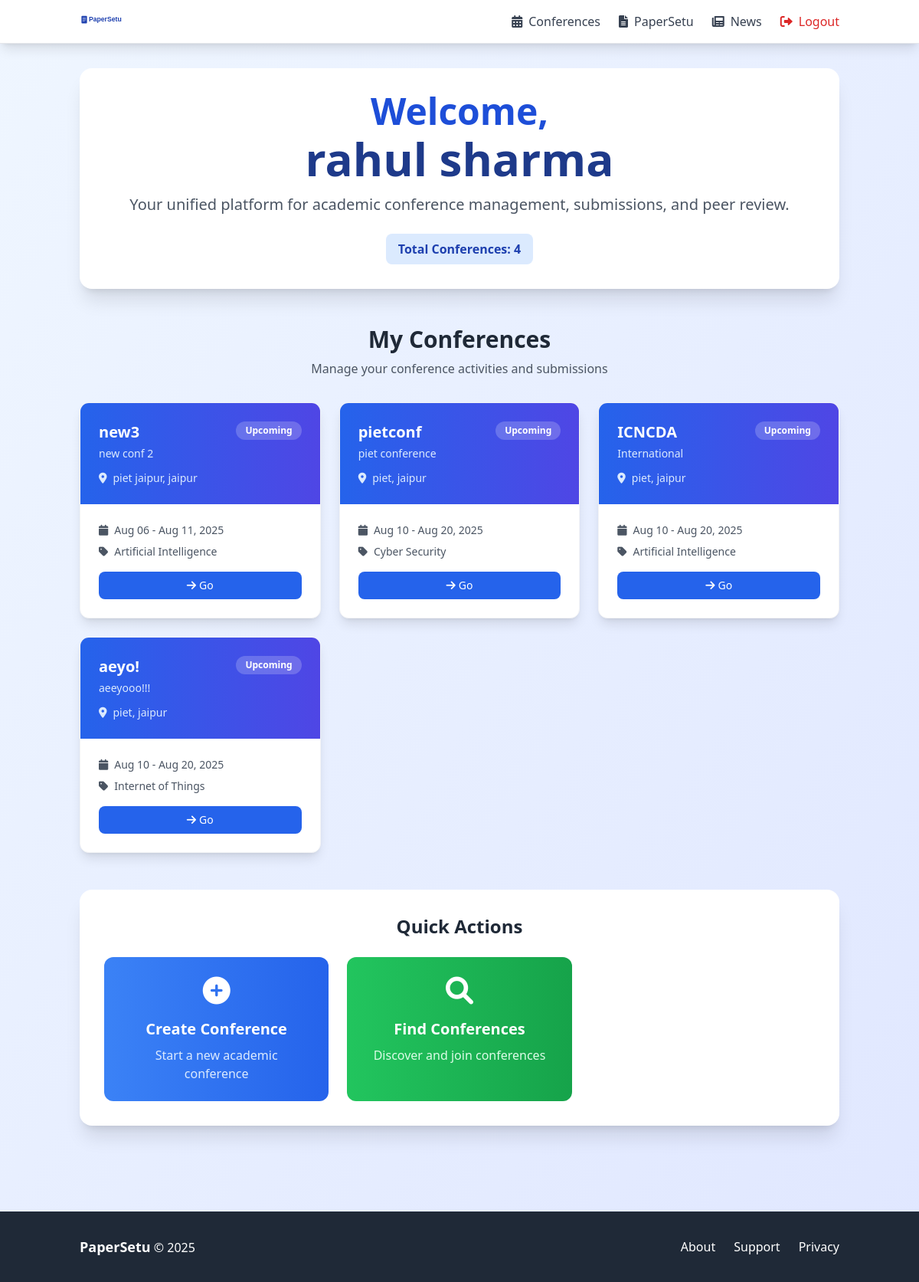
/home/ (signed in), run on the app's committed database.
### accounts/models.py (models this page shows, shortened)
class User(AbstractUser):
    email = models.EmailField(unique=True)
    is_verified = models.BooleanField(default=False)
    otp = models.CharField(max_length=6, blank=True, null=True)
    otp_created_at = models.DateTimeField(blank=True, null=True)

### conference/models.py (models this page shows, shortened)
class Conference(models.Model):
    name = models.CharField(max_length=255)
    acronym = models.CharField(max_length=50, blank=True)
    web_page = models.URLField(blank=True)
    venue = models.CharField(max_length=255, blank=True)
    city = models.CharField(max_length=100, blank=True)
    country = models.CharField(max_length=100, blank=True)
    estimated_submissions = models.IntegerField(null=True, blank=True)
    start_date = models.DateField()
    end_date = models.DateField()
    primary_area = models.CharField(max_length=50, choices=AREA_CHOICES, default='AI')
    secondary_area = models.CharField(max_length=50, choices=AREA_CHOICES, default='AI')
    area_notes = models.TextField(blank=True)
    organizer = models.CharField(max_length=255, blank=True)
    organizer_web_page = models.URLField(blank=True)
    contact_phone = models.CharField(max_length=20, blank=True)
    role = models.CharField(max_length=100, blank=True)
    is_approved = models.BooleanField(default=False)
    requested_by = models.ForeignKey(User, on_delete=models.CASCADE, related_name='requested_conferences', null=True, blank=True)
    description = models.TextField(blank=True)
    chair = models.ForeignKey(User, on_delete=models.CASCADE, related_name='chaired_conferences')
    status = models.CharField(max_length=20, choices=[('upcoming', 'Upcoming'), ('live', 'Live'), ('completed', 'Completed')], default='upcoming')
    invite_link = models.CharField(max_length=255, blank=True)
    created_at = models.DateTimeField(auto_now_add=True)
    paper_submission_deadline = models.DateField(null=True, blank=True)
    paper_format = models.CharField(max_length=10, choices=[('pdf', 'PDF'), ('docx', 'DOCX')], default='pdf')
    contact_email = models.EmailField(blank=True, help_text="Main contact email for the conference")
    registration_fee = models.DecimalField(max_digits=10, decimal_places=2, null=True, blank=True, help_text="Registration fee amount")
    theme_domain = models.CharField(max_length=255, blank=True, help_text="Conference theme or domain")
    blind_review = models.BooleanField(default=True)
    abstract_required = models.BooleanField(default=True)
    multiple_authors_allowed = models.BooleanField(default=True)
    submission_deadline = models.DateTimeField(null=True, blank=True, help_text="Final submission deadline")
    max_paper_length = models.IntegerField(default=10)
    allow_supplementary = models.BooleanField(default=False)
    reviewers_per_paper = models.IntegerField(default=3)
    review_deadline = models.DateTimeField(null=True, blank=True, help_text="Review submission deadline")
    paper_bidding_enabled = models.BooleanField(default=False, help_text="Enable paper bidding for reviewers")
    review_form_enabled = models.BooleanField(default=True)
    confidence_scores_enabled = models.BooleanField(default=True)
    allow_rebuttal_phase = models.BooleanField(default=False, help_text="Enable author rebuttal phase")
    rebuttal_deadline = models.DateTimeField(null=True, blank=True, help_text="Rebuttal submission deadline")
    rebuttal_word_limit = models.IntegerField(default=500, help_text="Word limit for rebuttals")
    decision_deadline = models.DateTimeField(null=True, blank=True, help_text="Final decision deadline")
    camera_ready_deadline = models.DateTimeField(null=True, blank=True, help_text="Camera-ready submission deadline")

### conference_mgmt/urls.py (the view)
# urls.py: path('home/', homepage, name='homepage'),
@login_required
def homepage(request):
    from django.db.models import Q
    user = request.user
    user_conferences = Conference.objects.filter(
        Q(chair=user) |
        Q(userconferencerole__user=user, userconferencerole__role__in=['author', 'pc_member', 'subreviewer'])
    ).distinct().filter(is_approved=True)
    subreviewer_confs = Conference.objects.filter(
        papers__subreviewer_invites__subreviewer=user,
        papers__subreviewer_invites__status__in=['invited', 'accepted']
    ).distinct().filter(is_approved=True)
    all_confs = (user_conferences | subreviewer_confs).distinct()
    for conference in all_confs:
        conference.user_roles = list(UserConferenceRole.objects.filter(
            user=user,
            conference=conference
        ).values_list('role', flat=True))
        if conference.chair == user and 'chair' not in conference.user_roles:
            conference.user_roles = list(conference.user_roles) + ['chair']
        if SubreviewerInvite.objects.filter(paper__conference=conference, subreviewer=user, status__in=['invited', 'accepted']).exists():
            if 'subreviewer' not in conference.user_roles:
                conference.user_roles = list(conference.user_roles) + ['subreviewer']
    context = {
        'user': user,
        'user_conferences': all_confs,
    }
    return render(request, 'homepage.html', context)

### templates/homepage.html (shortened to what this page needs)
<!DOCTYPE html>
<html lang="en">
<head>
    <script src="https://cdn.tailwindcss.com"></script>
    <link href="https://cdnjs.cloudflare.com/ajax/libs/font-awesome/6.0.0/css/all.min.css" rel="stylesheet">
</head>
<body class="bg-gradient-to-br from-blue-50 to-indigo-100 min-h-screen">
    <nav class="bg-white shadow-lg border-b border-gray-200 sticky top-0 z-30">
        <div class="container mx-auto px-4 py-4">
            <div class="flex justify-between items-center">
                <div class="flex items-center space-x-4">
                    <svg class="w-24 h-auto mr-2" viewBox="0 0 200 50" xmlns="http://www.w3.org/2000/svg">
                        <text x="25" y="25" font-family="Arial, sans-serif" font-size="18" font-weight="bold" fill="#1e40af">PaperSetu</text>
                    </svg>
                </div>
                <div class="flex items-center space-x-6">
                    <a href="/conference/" class="flex items-center space-x-2 text-gray-700 hover:text-blue-600 transition-colors">
                        <i class="fas fa-calendar-alt"></i>
                        <span>Conferences</span>
                    </a>
                    {% if user_conferences and user_conferences.0.id %}
                    <a href="/dashboard/conference/{{ user_conferences.0.id }}/papersetu/" class="flex items-center space-x-2 text-gray-700 hover:text-blue-600 transition-colors">
                        <i class="fas fa-file-alt"></i>
                        <span>PaperSetu</span>
                    </a>
                    {% else %}
                    <span class="flex items-center space-x-2 text-gray-400 cursor-not-allowed">
                        <i class="fas fa-file-alt"></i>
                        <span>PaperSetu</span>
                    </span>
                    {% endif %}
                    <a href="#" class="flex items-center space-x-2 text-gray-700 hover:text-blue-600 transition-colors">
                        <i class="fas fa-newspaper"></i>
                        <span>News</span>
                    </a>
                    <a href="/accounts/logout/" class="flex items-center space-x-2 text-red-600 hover:text-red-700 transition-colors">
                        <i class="fas fa-sign-out-alt"></i>
                        <span>Logout</span>
                    </a>
                </div>
            </div>
        </div>
    </nav>
    <main class="container mx-auto px-4 py-8">
        <section class="text-center mb-12">
            <div class="bg-white rounded-2xl shadow-xl p-8 mb-8">
                <h1 class="text-4xl md:text-5xl font-extrabold mb-4 text-blue-700 leading-tight">
                    Welcome{% if user.is_authenticated %}, <span class="block text-5xl md:text-6xl text-blue-900 mt-2">{{ user.get_full_name|default:user.username }}</span>{% endif %}
                </h1>
                <p class="text-xl text-gray-600 mb-6">Your unified platform for academic conference management, submissions, and peer review.</p>
                <div class="flex justify-center space-x-4">
                    <div class="bg-blue-100 rounded-lg px-4 py-2">
                        <span class="text-blue-800 font-semibold">Total Conferences: {{ user_conferences.count }}</span>
                    </div>
                </div>
            </div>
        </section>
        <section class="mb-12">
            <div class="text-center mb-8">
                <h2 class="text-3xl font-bold text-gray-800 mb-2">My Conferences</h2>
                <p class="text-gray-600">Manage your conference activities and submissions</p>
            </div>
            {% if user_conferences %}
                <div class="grid grid-cols-1 md:grid-cols-2 lg:grid-cols-3 gap-6">
                    {% for conference in user_conferences %}
                        <div class="bg-white rounded-xl shadow-lg hover:shadow-xl transition-all duration-300 transform hover:-translate-y-1 border border-gray-100 overflow-hidden">
                            <div class="bg-gradient-to-r from-blue-600 to-indigo-600 p-6 text-white">
                                <div class="flex justify-between items-start mb-3">
                                    <div>
                                        <h3 class="text-xl font-bold mb-1">{{ conference.acronym|default:conference.name|truncatechars:20 }}</h3>
                                        <p class="text-blue-100 text-sm">{{ conference.name|truncatechars:40 }}</p>
                                    </div>
                                    <div class="flex flex-col items-end">
                                        <span class="bg-white bg-opacity-20 rounded-full px-3 py-1 text-xs font-semibold">
                                            {{ conference.status|title }}
                                        </span>
                                    </div>
                                </div>
                                <div class="flex items-center text-blue-100 text-sm">
                                    <i class="fas fa-map-marker-alt mr-2"></i>
                                    <span>{{ conference.venue|default:"TBD" }}{% if conference.city %}, {{ conference.city }}{% endif %}</span>
                                </div>
                            </div>
                            <div class="p-6">
                                <div class="mb-4">
                                    <div class="flex items-center text-gray-600 text-sm mb-2">
                                        <i class="fas fa-calendar mr-2"></i>
                                        <span>{{ conference.start_date|date:"M d" }} - {{ conference.end_date|date:"M d, Y" }}</span>
                                    </div>
                                    <div class="flex items-center text-gray-600 text-sm mb-2">
                                        <i class="fas fa-tag mr-2"></i>
                                        <span>{{ conference.get_primary_area_display }}</span>
                                    </div>
                                </div>
                                <div class="flex space-x-2">
                                    {% if conference.chair.id == user.id or 'pc_member' in conference.user_roles or 'author' in conference.user_roles or 'subreviewer' in conference.user_roles %}
                                        <a href="/conference/{{ conference.id }}/choose-role/" class="flex-1 bg-blue-600 hover:bg-blue-700 text-white text-center py-2 px-4 rounded-lg text-sm font-medium transition-colors">
                                            <i class="fas fa-arrow-right mr-1"></i>Go
                                        </a>
                                    {% endif %}
                                </div>
                            </div>
                        </div>
                    {% endfor %}
                </div>
            {% endif %}
        </section>
        <section class="bg-white rounded-2xl shadow-xl p-8 mb-8">
            <h2 class="text-2xl font-bold text-gray-800 mb-6 text-center">Quick Actions</h2>
            <div class="grid grid-cols-1 md:grid-cols-3 gap-6">
                <a href="/conference/create/" class="group bg-gradient-to-r from-blue-500 to-blue-600 rounded-xl p-6 text-white hover:from-blue-600 hover:to-blue-700 transition-all duration-300 transform hover:-translate-y-1">
                    <div class="text-center">
                        <i class="fas fa-plus-circle text-4xl mb-4 group-hover:scale-110 transition-transform"></i>
                        <h3 class="text-xl font-bold mb-2">Create Conference</h3>
                        <p class="text-blue-100">Start a new academic conference</p>
                    </div>
                </a>
                <a href="/conference/" class="group bg-gradient-to-r from-green-500 to-green-600 rounded-xl p-6 text-white hover:from-green-600 hover:to-green-700 transition-all duration-300 transform hover:-translate-y-1">
                    <div class="text-center">
                        <i class="fas fa-search text-4xl mb-4 group-hover:scale-110 transition-transform"></i>
                        <h3 class="text-xl font-bold mb-2">Find Conferences</h3>
                        <p class="text-green-100">Discover and join conferences</p>
                    </div>
                </a>
            </div>
        </section>
    </main>
    <footer class="bg-gray-800 text-white py-8 mt-12">
        <div class="container mx-auto px-4">
            <div class="flex flex-col md:flex-row justify-between items-center">
                <div class="mb-4 md:mb-0">
                    <span class="font-bold text-lg">PaperSetu</span> &copy; {% now "Y" %}
                </div>
                <div class="flex space-x-6">
                    <a href="#" class="hover:text-blue-400 transition-colors">About</a>
                    <a href="#" class="hover:text-blue-400 transition-colors">Support</a>
                    <a href="#" class="hover:text-blue-400 transition-colors">Privacy</a>
                </div>
            </div>
        </div>
    </footer>
</body>
</html>

### data on the page
User: get_full_name "rahul sharma"
Conference: acronym "new3", name "new conf 2", status "Upcoming", venue "piet jaipur", city "jaipur", start_date "Aug 06", end_date "Aug 11, 2025", primary_area "Artificial Intelligence"
Conference: acronym "pietconf", name "piet conference", status "Upcoming", venue "piet", city "jaipur", start_date "Aug 10", end_date "Aug 20, 2025", primary_area "Cyber Security"
Conference: acronym "ICNCDA", name "International", status "Upcoming", venue "piet", city "jaipur", start_date "Aug 10", end_date "Aug 20, 2025", primary_area "Artificial Intelligence"
Conference: acronym "aeyo!", name "aeeyooo!!!", status "Upcoming", venue "piet", city "jaipur", start_date "Aug 10", end_date "Aug 20, 2025", primary_area "Internet of Things"

### other printed values
{{ user_conferences.count }} "4"
